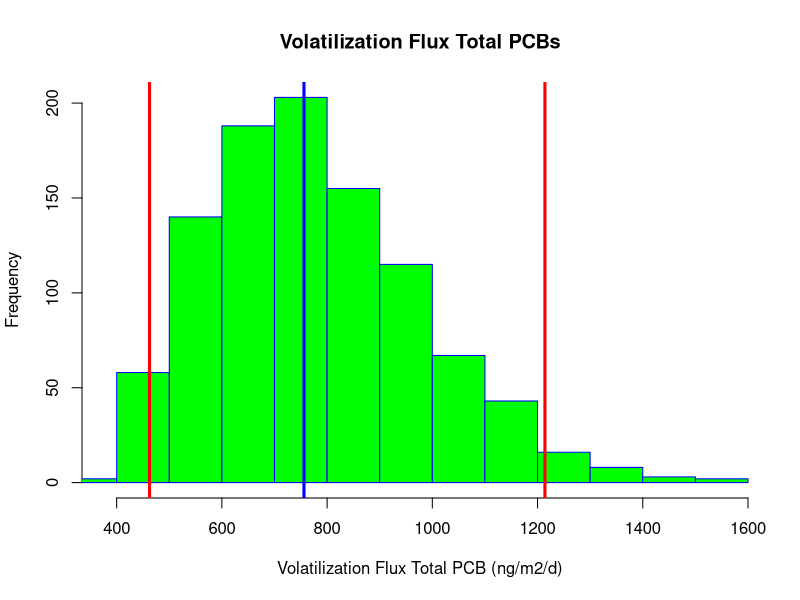

Write R code to recreate this figure.
# Code to estimate total PCB fluxes from Portland Harbor
# using 2018 and 2019 water samples
# The code estimate the flux of each congener, and
# sum them to get total PCB
# Air data are not used in these calculations
# Monte Carlo simulation is included
# No needs of R packages

# Chemical properties -----------------------------------------------------

# Create matrix to storage CP data
cp <- data.frame(matrix(NA, nrow = 159, ncol = 7))

# Add column names
colnames(cp) <- c('Congener', 'MW.PCB', 'nOrtho.Cl', 'H0.mean', 'H0.error',
                  'Kow.mean', 'Kow.error')

# Add PCB names
cp[,1] <- as.factor(c("PCB1", "PCB2", "PCB3", "PCB4", "PCB5", "PCB6", "PCB7", "PCB8",
		      "PCB9", "PCB10", "PCB11", "PCB12+13", "PCB14", "PCB15", "PCB16",
		      "PCB17", "PCB18+30", "PCB19", "PCB20+28", "PCB21+33", "PCB22",
		      "PCB23", "PCB24", "PCB25", "PCB26+29", "PCB27", "PCB31", "PCB32",
		      "PCB34", "PCB35", "PCB36", "PCB37", "PCB38", "PCB39", "PCB40+41+71",
		      "PCB42", "PCB43", "PCB44+47+65", "PCB45+51", "PCB46", "PCB48",
		      "PCB49+69", "PCB50+53", "PCB52", "PCB54", "PCB55", "PCB56", "PCB57",
		      "PCB58", "PCB59+62+75", "PCB60", "PCB61+70+74+76", "PCB63", "PCB64",
		      "PCB66", "PCB67", "PCB68", "PCB72", "PCB73", "PCB77", "PCB78",
		      "PCB79", "PCB80", "PCB81", "PCB82", "PCB83+99", "PCB84",
		      "PCB85+116+117", "PCB86+87+97+108+119+125", "PCB88+91", "PCB89",
		      "PCB90+101+113", "PCB92", "PCB93+95+98+100+102", "PCB94", "PCB96",
		      "PCB103", "PCB104", "PCB105", "PCB106", "PCB107+124", "PCB109",
		      "PCB110+115", "PCB111", "PCB112", "PCB114", "PCB118", "PCB120",
		      "PCB121", "PCB122", "PCB123", "PCB126", "PCB127", "PCB128+166",
		      "PCB129+138+160+163", "PCB130", "PCB131", "PCB132", "PCB133",
		      "PCB134+143", "PCB135+151+154", "PCB136", "PCB137", "PCB139+140",
		      "PCB141", "PCB142", "PCB144", "PCB145", "PCB146", "PCB147+149",
		      "PCB148", "PCB150", "PCB152", "PCB153+168", "PCB155", "PCB156+157",
		      "PCB158", "PCB159", "PCB161", "PCB162", "PCB164", "PCB165", "PCB167",
		      "PCB169", "PCB170", "PCB171+173", "PCB172", "PCB174", "PCB175",
		      "PCB176", "PCB177", "PCB178", "PCB179", "PCB180+193", "PCB181",
		      "PCB182", "PCB183+185", "PCB184", "PCB186", "PCB187", "PCB188",
		      "PCB189", "PCB190", "PCB191", "PCB192", "PCB194", "PCB195", "PCB196",
		      "PCB197+200", "PCB198+199", "PCB201", "PCB202", "PCB203", "PCB204",
		      "PCB205", "PCB206", "PCB207", "PCB208", "PCB209"))

# Add molecular weight
cp[1:3,2] <- c(188.644)
cp[4:14,2] <- c(223.088)
cp[15:34,2] <- c(257.532)
cp[35:64,2] <- c(291.976)
cp[65:93,2] <- c(326.42)
cp[94:124,2] <- c(360.864)
cp[125:145,2] <- c(395.308)
cp[146:155,2] <- c(429.752)
cp[156:158,2] <- c(465.740544)
cp[159,2] <- c(498.64)

# Add ortho Cl of individual PCB congeners
cp[,3] <- c(1,	0,	0,	2,	1,	1,	1,	1,	1,	2,	0,
	    0,	0,	0,	2,	2,	2,	3,	1,	1,	1,	1,
	    2,	1,	1,	2,	1,	2,	1,	0,	0,	0,	0,
	    0,	2,	2,	2,	2,	3,	3,	2,	2,	3,	2,
	    4,	1,	1,	1,	1,	2,	1,	1,	1,	2,	1,
	    1,	1,	1,	2,	0,	0,	0,	0,	0,	2,	2,
	    3,	2,	2,	3,	3,	2,	2,	3,	3,	4,	3,
	    4,	1,	2,	1,	2,	2,	1,	2,	1,	1,	1,
	    2,	1,	1,	0,	0,	2,	2,	2,	3,	3,	2,
	    3,	3,	4,	2,	3,	2,	3,	3,	4,	2,	3,
	    3,	4,	4,	2,	4,	1,	2,	1,	2,	1,	2,
	    2,	1,	0,	2,	3,	2,	3,	3,	4,	3,	3,
	    4,	2,	3,	3,	3,	4,	4,	3,	4,	1,	2,
	    2,	2,	1,	3,	3,	4,	3,	4,	4,	3,	4,
	    2,	3,	4,	4,	4)

# Add log10 Ho of individual PCB congeners
cp[,4] <- c(-3.526,	-3.544,	-3.562,	-3.483,	-3.622,	-3.486,	-3.424,	-3.518,	-3.49,
	    -3.373,	-3.537,	-3.595,	-3.376,	-3.649,	-3.6,	-3.428,	-3.495,	-3.355,
	    -3.544,	-3.62,	-3.719,	-3.497,	-3.5,	-3.5,	-3.526,	-3.393,	-3.562,
	    -3.407,	-3.375,	-3.3745,	-3.473,	-3.818,	-3.634,	-3.524,	-3.503,
	    -3.592,	-3.475,	-3.638,	-3.45,	-3.47,	-3.519,	-3.452,	-3.366,	-3.496,
	    -3.242,	-3.739,	-3.82,	-3.568,	-3.602,	-3.517,	-3.816,	-3.694,	-3.615,
	    -3.565,	-3.693,	-3.631,	-3.424,	-3.441,	-3.284,	-3.989,	-3.787,	-3.705,
	    -3.426,	-3.844,	-3.835,	-3.603,	-3.6,	-3.716,	-3.736,	-3.461,	-3.526,
	    -3.61,	-3.585,	-3.523,	-3.407,	-3.387,	-3.298,	-3.13,	-4.003,	-3.783,
	    -3.768,	-3.55,	-3.707,	-3.574,	-3.574,	-3.845,	-3.901,	-3.61,	-3.253,
	    -3.901,	-3.759,	-4.087,	-3.807,	-3.984,	-3.886,	-3.817,	-3.616,	-3.693,
	    -3.691,	-3.639,	-3.548,	-3.492,	-3.731,	-3.483,	-3.76,	-3.502,	-3.529,
	    -3.328,	-3.727,	-3.625,	-3.367,	-3.296,	-3.369,	-3.783,	-3.075,	-4.053,
	    -3.782,	-3.808,	-3.545,	-3.881,	-3.754,	-3.56,	-3.959,	-4.186,	-4.059,
	    -3.763,	-3.924,	-3.772,	-3.651,	-3.527,	-3.787,	-3.671,	-3.56,	-3.969,
	    -3.638,	-3.59,	-3.696,	-3.339,	-3.434,	-3.693,	-3.353,	-3.177,	-3.95,
	    -3.876,	-3.718,	-4.174,	-3.926,	-3.884,	-3.619,	-3.644,	-3.884,	-3.651,
	    -3.853,	-3.463,	-4.059,	-4.059,	-3.772,	-3.777,	-3.948)

# Add Ho error
cp[,5] <- c(0.662)

# Add log10 Kow of individual PCB congeners
cp[,6] <- c(4.46,	4.69,	4.69,	4.65,	4.97,	5.06,	5.07,	5.07,	5.06,
	    4.84,	5.28,	5.29,	5.28,	5.3,	5.16,	5.25,	5.24,	5.02,
	    5.67,	5.6,	5.58,	5.57,	5.35,	5.67,	5.66,	5.44,	5.67,
	    5.44,	5.66,	5.82,	5.88,	5.83,	5.76,	5.89,	5.98,	5.76,
	    5.75,	5.75,	5.53,	5.53,	5.78,	5.85,	5.62,	5.84,	5.21,
	    6.11,	6.11,	6.17,	6.17,	5.95,	6.11,	6.2,	6.17,	5.95,
	    6.2,	6.2,	6.26,	6.26,	6.04,	6.36,	6.35,	6.42,	6.48,
	    6.36,	6.2,	6.39,	6.04,	6.3,	6.29,	6.13,	6.07,	6.38,
	    6.35,	6.13,	6.13,	5.71,	6.22,	5.81,	6.65,	6.64,	6.73,
	    6.48,	6.48,	6.76,	6.45,	6.65,	6.74,	6.79,	6.64,	6.64,
	    6.74,	6.89,	6.95,	6.74,	6.83,	6.8,	6.58,	6.58,	6.86,
	    6.55,	6.64,	6.22,	6.83,	6.67,	6.82,	6.51,	6.67,	6.25,
	    6.89,	6.67,	6.73,	6.32,	6.22,	6.92,	6.41,	7.18,	7.02,
	    7.24,	7.08,	7.24,	7.02,	7.05,	7.27,	7.42,	7.27,	7.11,
	    7.33,	7.11,	7.17,	6.76,	7.08,	7.14,	6.73,	7.36,	7.11,
	    7.2,	7.2,	6.85,	6.69,	7.17,	6.82,	7.71,	7.46,	7.55,
	    7.52,	7.8,	7.56,	7.65,	7.27,	7.2,	7.62,	7.24,	7.65,
	    7.3,	8,	8.09,	7.74,	7.71,	8.18)

# Add Kow error
cp[,7] <- c(0.32)

# Update names
Congener <- cp$Congener
MW.PCB <- cp$MW.PCB
nOrtho.Cl <- cp$nOrtho.Cl
H0.mean <- cp$H0.mean
H0.error <- cp$H0.error
Kow.mean <- cp$Kow.mean
Kow.error <- cp$Kow.error

# Water concentrations ----------------------------------------------------

# Read water concentrations
wc.raw <- read.csv("WaterConcentrationV02.csv")
# Different approaches to use the data
# Prepare data [pg/L] = [ng/m3]
wc.1 <- subset(wc.raw, select = -c(SampleID:Units))
wc.2 <- cbind(wc.raw$LocationID, wc.1)
colnames(wc.2)[1] <- "LocationID"
# (1) All samples
# (i) Mean and standard deviation
wc.ave <- sapply(wc.1, mean, na.rm = TRUE)
wc.sd <- sapply(wc.1, sd, na.rm = TRUE)
wc.3 <- data.frame(t(rbind(wc.ave, wc.sd)))
C.PCB.water.mean <- wc.3$wc.ave
C.PCB.water.sd <- wc.3$wc.sd
# (ii) Geometric mean and geometric standard deviation
# Log 10 individual PCBs
wc.log <- log10(wc.1)
wc.gm <- exp(sapply(wc.log, mean, na.rm = TRUE))
wc.gsd <- exp(sapply(wc.log, sd, na.rm = TRUE))
wc.4 <- data.frame(t(rbind(wc.gm, wc.gsd)))
C.PCB.water.gm <- wc.4$wc.gm
C.PCB.water.gsd <- wc.4$wc.gsd
# (2) Specific site
# Selected site
wc.POH001 <- wc.2[wc.2$LocationID == 'WCPCB_OR-POH001', ]
wc.POH002 <- wc.2[wc.2$LocationID == 'WCPCB_OR-POH002', ]
wc.POH003 <- wc.2[wc.2$LocationID == 'WCPCB_OR-POH003', ]
wc.POH004 <- wc.2[wc.2$LocationID == 'WCPCB_OR-POH004', ]
wc.POH005 <- wc.2[wc.2$LocationID == 'WCPCB_OR-POH005', ]
wc.POH006 <- wc.2[wc.2$LocationID == 'WCPCB_OR-POH006', ]
wc.POH007 <- wc.2[wc.2$LocationID == 'WCPCB_OR-POH007', ]
# Calculate mean and sd for each site
# WCPCB_OR-POH001
wc.POH001.ave <- sapply(wc.POH001[, 2:160], mean, na.rm = TRUE)
wc.POH001.sd <- sapply(wc.POH001[, 2:160], sd, na.rm = TRUE)
wc.POH001.2 <- data.frame(t(rbind(wc.POH001.ave, wc.POH001.sd)))
C.PCB.water.POH001.mean <- wc.POH001.2$wc.POH001.ave
C.PCB.water.POH001.sd <- wc.POH001.2$wc.POH001.sd
# WCPCB_OR-POH002
wc.POH002.ave <- sapply(wc.POH002[, 2:160], mean, na.rm = TRUE)
wc.POH002.sd <- sapply(wc.POH002[, 2:160], sd, na.rm = TRUE)
wc.POH002.2 <- data.frame(t(rbind(wc.POH002.ave, wc.POH002.sd)))
C.PCB.water.POH002.mean <- wc.POH002.2$wc.POH002.ave
C.PCB.water.POH002.sd <- wc.POH002.2$wc.POH002.sd
# WCPCB_OR-POH003
wc.POH003.ave <- sapply(wc.POH003[, 2:160], mean, na.rm = TRUE)
wc.POH003.sd <- sapply(wc.POH003[, 2:160], sd, na.rm = TRUE)
wc.POH003.2 <- data.frame(t(rbind(wc.POH003.ave, wc.POH003.sd)))
C.PCB.water.POH003.mean <- wc.POH003.2$wc.POH003.ave
C.PCB.water.POH003.sd <- wc.POH003.2$wc.POH003.sd
# WCPCB_OR-POH004
wc.POH004.ave <- sapply(wc.POH004[, 2:160], mean, na.rm = TRUE)
wc.POH004.sd <- sapply(wc.POH004[, 2:160], sd, na.rm = TRUE)
wc.POH004.2 <- data.frame(t(rbind(wc.POH004.ave, wc.POH004.sd)))
C.PCB.water.POH004.mean <- wc.POH004.2$wc.POH004.ave
C.PCB.water.POH004.sd <- wc.POH004.2$wc.POH004.sd
# WCPCB_OR-POH005
wc.POH005.ave <- sapply(wc.POH005[, 2:160], mean, na.rm = TRUE)
wc.POH005.sd <- sapply(wc.POH005[, 2:160], sd, na.rm = TRUE)
wc.POH005.2 <- data.frame(t(rbind(wc.POH005.ave, wc.POH005.sd)))
C.PCB.water.POH005.mean <- wc.POH005.2$wc.POH005.ave
C.PCB.water.POH005.sd <- wc.POH005.2$wc.POH005.sd
# WCPCB_OR-POH006
wc.POH006.ave <- sapply(wc.POH006[, 2:160], mean, na.rm = TRUE)
wc.POH006.sd <- sapply(wc.POH006[, 2:160], sd, na.rm = TRUE)
wc.POH006.2 <- data.frame(t(rbind(wc.POH006.ave, wc.POH006.sd)))
C.PCB.water.POH006.mean <- wc.POH006.2$wc.POH006.ave
C.PCB.water.POH006.sd <- wc.POH006.2$wc.POH006.sd
# WCPCB_OR-POH007
wc.POH007.ave <- sapply(wc.POH007[, 2:160], mean, na.rm = TRUE)
wc.POH007.sd <- sapply(wc.POH007[, 2:160], sd, na.rm = TRUE)
wc.POH007.2 <- data.frame(t(rbind(wc.POH007.ave, wc.POH007.sd)))
C.PCB.water.POH007.mean <- wc.POH007.2$wc.POH007.ave
C.PCB.water.POH007.sd <- wc.POH007.2$wc.POH007.sd

# (3) Average of the three highest samples
# WCPCB_OR-POH003 8/22/18, WCPCB_OR-POH004 8/21/18 &
# WCPCB_OR-POH005 8/23/18
wc.hi <- wc.2[c(7, 10, 13), 2:160]
C.PCB.water.hi.ave <- sapply(wc.hi, mean)
C.PCB.water.hi.sd <- sapply(wc.hi, sd)

# Select water concentration to be used
C.PCB.water.ave <- C.PCB.water.hi.ave
C.PCB.water.error <- C.PCB.water.hi.sd

# Meteorological data -----------------------------------------------------

# Read meteorological conditions
meteor <- read.csv("Meteorological.csv")
# Columns are the different water sampling periods
# except last columns are the passive sampler deployment
# Columns 2 to 11 definitions: sampl.aug.2018.av,sampl.aug.2018.sd,
# sampl.nov.2018.av, sampl.nov.2018.sd, sampl.jan.2019.av,
# sampl.jan.2019.sd, sampl.feb.2019.av, sampl.feb.2019.sd,
# sampl.sum.2020.av, sampl.sum.2022.sd
# m is column number
m <- 2 # from 2 to 11
tair.mean <- meteor[1, m]
tair.error <- meteor[1, m+1]
twater.mean <- meteor[2, m]
twater.error <- meteor[2, m+1]
u10.mean <- meteor[3, m]
u10.error <- meteor[3, m+1]
P.mean <- meteor[4, m]
P.error <- meteor[4, m +1]

# Flux calculations -------------------------------------------------------

# Flux function
final.result = function(MW.PCB, H0.mean, H0.error, 
         C.PCB.water.ave, C.PCB.water.error, nOrtho.Cl,
         Kow.mean, Kow.error) {
# fixed parameters

R <- 8.3144 # [Pa m3/K/mol]
T <- 298.15 # [K]

F.PCB.aw <- NULL
# number of replicates for Monte Carlo simulation
for (replication in 1:1000) {

# Random parameters
# Parameters for calculating Delta Uaw
a <- rnorm(1, 0.085, 0.007)
b <- rnorm(1, 1, 0.5)
c <- rnorm(1, 32.7, 1.6)
# Parameter for calculating Delta Uoa
a2 <- rnorm(1, 0.13, 0.02) 
b2 <- rnorm(1, 2.9, 1.2)
c2 <- rnorm(1, 47.8, 4.3)
# Henry's law constant 
H0 <- rnorm(1, H0.mean, H0.error) # [Pa m3/mol]
# Octanol-water partition coefficient
Kow <- rnorm(1, Kow.mean, Kow.error) # [Lwater/Loctanol] 
# PCB water concentration
# Concentrations can be changed
C.PCB.water <- abs(rnorm(1, C.PCB.water.ave, C.PCB.water.error)) # [pg/L]
# DOC (Spencer et al 2012)
DOC <- abs(rnorm(1, 2, 0.3)) # [mg/L]
# Water temperature
T.water <- rnorm(1, twater.mean, twater.error) # [C]
# Air temperature
T.air <- rnorm(1, tair.mean, tair.error) # [C]
# atmospheric pressure
P <- rnorm(1, P.mean, P.error) # [mbar]
# Wind speed @10 m
u <- abs(rnorm(1, u10.mean, u10.error)) # [m/s] missing

# Computed values
# Henry's law constant (HLC) corrections
# PCB internal energy for the transfer of water to air transfer
DeltaUaw <- (a*MW.PCB-b*nOrtho.Cl+c)*1000 # [J/mol]
# Transform HLC to K
K <- 10^(H0)*101325/(R*T) # [Lwater/Lair]
# Correct K using water temperature
K.air.water <- K*exp(-(DeltaUaw/R)*(1/(T.water + 273.15) - 1/T)) # [Lwater/Lair]
# Final K (corrected by air and water temperature)
K.final <- K.air.water*(T.water + 273.15)/(T.air + 273.15) # [Lwater/Lair]

# KDOC calculation and correction
# PCB internal energy for the transfer of octanol-air
DeltaUoa <- (-a2*MW.PCB+b2*nOrtho.Cl-c2)*1000 # [J/mol]
# PCB internal energy for the transfer of octanol-water
DeltaUow <- DeltaUoa + DeltaUaw # [J/mol]
# Octanol-water partition coefficient corrected by water temperature
Kow.water.t <- 10^(Kow)*exp(-(DeltaUow/R)*(1/(T.water + 273.15)-1/T)) # [Loctanol/Lwater]
# DOC-water partition coefficient
Kdoc.t <- 0.06*Kow.water.t # [Lwater/kgdoc]

# Freely dissolved water concentration calculations
C.PCB.water.f <- C.PCB.water/(1 + Kdoc.t*DOC/1000^2) # [ng/m3]

# Air-water mass transfer calculations
# (1) Air side mass transfer calculations
# Water diffusivity in air corrected by air
# temperature and atmospheric pressure
D.water.air <- (10^(-3)*1013.25*((273.15+T.air)^1.75*((1/28.97) +
                (1/18.0152))^(0.5))/P/(20.1^(1/3) + 9.5^(1/3))^2) # [cm2/s]
# PCB diffusivity in air
D.PCB.air <- D.water.air*(MW.PCB/18.0152)^(-0.5) # [cm2/s]
# Water vapor exchange velocity in air (from eq. 20-15)
V.water.air <- 0.2*u + 0.3 # u @10 meter [cm/s]
# Air side mass transfer
V.PCB.air <- V.water.air*(D.PCB.air/D.water.air)^(2/3) # [cm/s]

# (2) Water side mass transfer calculations
# Viscosity of water at water temperature
visc.water <- 10^(-4.5318-220.57/(149.39 - (273.15 + T.water)))
# Water density corrected at water temperature
dens.water <- (999.83952+16.945176*T.water - 7.9870401*10^-3*T.water^2
               - 46.170461*10^-6*3 + 105.56302*10^-9*T.water^4 -
                 280.54253*10^-12*T.water^5)/(1 + 16.87985*10^-3*T.water)
# Kinematic viscosity of water
v.water <- visc.water/dens.water*10000 # [cm2/s]
# CO2 diffusivity in water at water temperature
diff.co2 <- 0.05019*exp(-19.51*1000/(273.15 + T.water)/R) # [cm2/s]
# PCB diffusivity in water 
D.PCB.water <- diff.co2*(MW.PCB/44.0094)^(-0.5) # [cm2/s]
# PCB Schmidt number in water
Sc.PCB.water <- v.water/D.PCB.water
# CO2 Schmidt number in water
Sc.co2.water <- v.water/diff.co2
# k600 calculations, u in [m/s], k600 originally [cm/h]
k600 <- (4.46 + 7.11*u)/60/60 #[cm/s]
# Water side mass transfer (from eq. 20-24)
if(u > 5){
  V.PCB.water <- k600*(Sc.PCB.water/Sc.co2.water)^(-0.5)  
} else {
  V.PCB.water <- k600*(Sc.PCB.water/Sc.co2.water)^(-2/3)
} # [cm/s]

# Air-water mass transfer
mtc.PCB <- ((1/V.PCB.water+1/(V.PCB.air*K.final)))^(-1) # [cm/s]
# Flux calculations
F.PCB.aw <- c(F.PCB.aw, mtc.PCB*(C.PCB.water.f)*(60*60*24)/100) # [ng/m2/d]

}

F.PCB.aw

}

# Final calculations ------------------------------------------------------

Num.Congener <- length(Congener)

result <- NULL
for (i in 1:Num.Congener) {
	result <- rbind(result, final.result(MW.PCB[i], H0.mean[i], H0.error[i], 
         C.PCB.water.ave[i], C.PCB.water.error[i], nOrtho.Cl[i],
         Kow.mean[i], Kow.error[i]))
}

# Sum of all congeners per repetition
final.result <- data.frame(colSums(result, na.rm = TRUE))

# Summary of the total PCBs
mmm <- mean(final.result$colSums.result.)
sss <- sd(final.result$colSums.result.)
q2.5 <- quantile(final.result$colSums.result., 0.025)
q97.5 <- quantile(final.result$colSums.result., 0.975)
tPCBFlux <- c(mmm, sss, q2.5, q97.5)
names(tPCBFlux) <- c("Mean (ng/m2/d)", "Std (ng/m2/d)",
                     "2.5%CL (ng/m2/d)", "97.5%CL (ng/m2/d)")

# Plots -------------------------------------------------------------------

# Histogram
hist(as.numeric(final.result[,1]), main = "Volatilization Flux Total PCBs",
     xlab = "Volatilization Flux Total PCB (ng/m2/d)", border = "blue", col = "green",
     xlim = c(min(as.numeric(final.result[,1])), max(as.numeric(final.result[,1]))))
abline(v = median(as.numeric(final.result[,1])), col = "blue", lwd = 3)
abline(v = quantile(as.numeric(final.result[,1]), 0.025), col = "red", lwd = 3)
abline(v = quantile(as.numeric(final.result[,1]), 0.975), col = "red", lwd = 3)
abline(v = 0, col = "black", lwd = 3)
